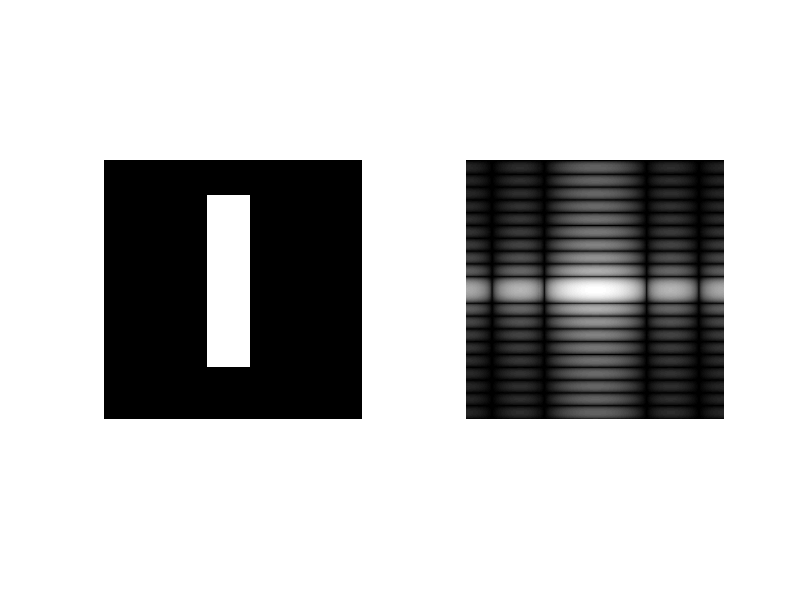

The MATLAB source for this figure:
f = zeros(30,30);
f(5:24,13:17)=1;

F=fft2(f,256,256);
F2=fftshift(F);

figure,
subplot(1,2,1); imshow(f);
subplot(1,2,2); imshow(log(1+abs(F2)),[]);
